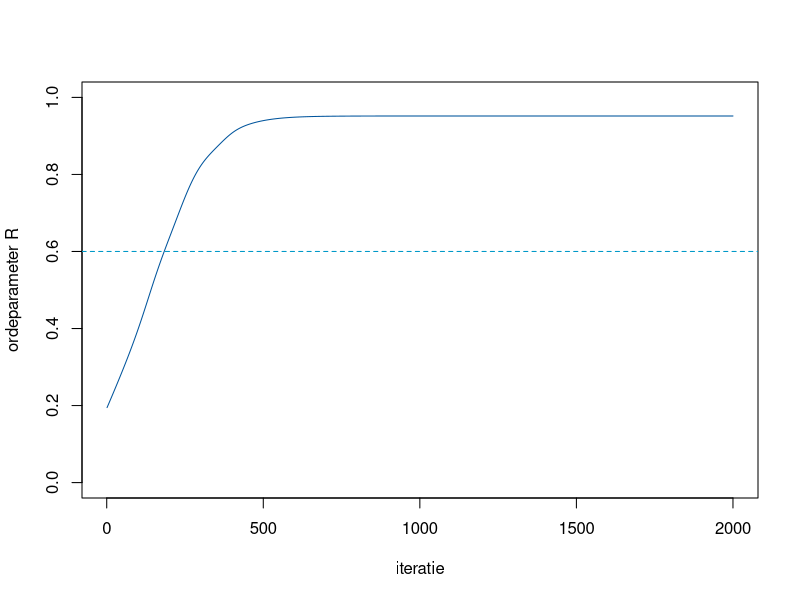

This figure's R source:
## ---- chunk 1
#| label: fig-kuramoto
#| fig-cap: "Ordeparameter R(t) bij K = 2, N = 50 oscillatoren."
kuramoto <- function(N = 50, K = 2.0, dt = 0.01, steps = 2000, sd_omega = 0.5) {
  set.seed(42)
  omega <- rnorm(N, 0, sd_omega); theta <- runif(N, 0, 2 * pi)
  R_hist <- numeric(steps)
  for (s in seq_len(steps)) {
    z <- mean(exp(1i * theta)); R <- Mod(z); Psi <- Arg(z)
    theta <- theta + dt * (omega + K * R * sin(Psi - theta))
    R_hist[s] <- R
  }
  R_hist
}
plot(kuramoto(), type = "l", ylim = c(0, 1), col = "#00549c",
     xlab = "iteratie", ylab = "ordeparameter R")
abline(h = 0.6, lty = 2, col = "#0099c8")
